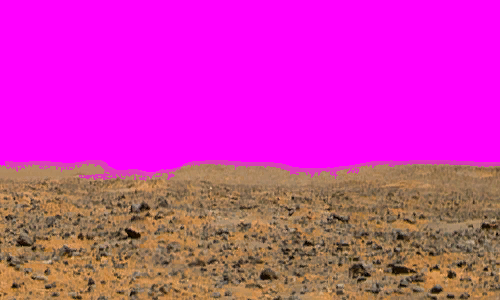
#> input picture tools/mars/mars1_bl.png, 500 x 300 px
$ python build_mars.py --src mars1_bl.png
#> lines starting #> are read from the running program, lines starting #| are printed output that depends on the picture
#!/usr/bin/env python
# ---------------------------------------------------------------------------
# build_mars.py - rebuild Level 2's Mars parallax background from a real NASA
# Mars Pathfinder (1997) panorama.
#
# WHY: GFX/MarsBG/{clouds-background,marshills,mars1..6,clouds-foreground2} were
# the original soft ~600px-tall 2008 art. In-game (?level=Level2) the rocky
# terrain is blurry and the sky a low-res dust haze, while every foreground sprite
# was already AI-upscaled. This re-sources the four alpha-stacked parallax layers
# from the authentic source the originals were based on -- the Mars Pathfinder
# "Twin Peaks" landing-site panorama -- at the SAME framing, supersampled so it
# stays crisp when the 800x600 design frame scales up to the window (RenderScale,
# <=1440 tall).
#
# SOURCE (public domain, NASA/JPL):
#   sources/pathfinder_presidential_pan.jpg   6230x1079
#   https://commons.wikimedia.org/wiki/File:Mars_Pathfinder_Presidential_Panorama.jpg
#   A 360-deg cylindrical color pano of the Ares Vallis landing site: smooth pink
#   sky, low distant hills (incl. Twin Peaks), a rock-strewn plain, and -- in the
#   near field only -- the lander petals/airbags + Sojourner. We use ONLY the
#   horizon band (well above that hardware), exactly how the OG tiles were cut.
#
# LAYER CONSTRUCTION (each output is 600-design tall, drawn at size=1/F so its
# design footprint -- hence scroll-wrap + mirror math in Background.SetMars -- is
# byte-identical to the original; only texel density changes):
#   clouds-background : opaque dusty-tan SKY, synthesized from the source sky's
#                       vertical color gradient + subtle tileable dust mottling.
#   marshills         : the low distant-hill silhouette band, hazy straight alpha.
#   mars1..6          : the distant rocky-plain HORIZON band, sliced into 6 tiles
#                       (5x equal + a wider 6th, matching the OG 1000x5+1220 ratio)
#                       that tile L->R; feathered-transparent top so it dissolves
#                       into the haze. Background.SetMars mirrorX-wraps the strip.
#   clouds-foreground2: a very faint full-frame dust veil (procedural, tileable).
#
# Straight (non-premultiplied) alpha out (the pipeline maps AlphaBlend ->
# NonPremultiplied; CLAUDE.md). Outputs go to wwwroot/Content/gfx/marsbg
# (lowercase under capital Content/ -- the case rule; WebContentManager lowercases
# every request).
#
# Re-run after changing the source or knobs:  python tools/mars/build_mars.py
# Optional crisper source: pass --src <upscaled.png> (e.g. a Real-ESRGAN x2 of the
# pano) -- the band fractions are resolution-independent. Don't hand-edit outputs.
#
# After running, set every re-sourced layer's `size` in Background.SetMars to the
# value this PRINTS (= 1/F), mirroring build_earth.py's doodadscale print.
# ---------------------------------------------------------------------------
import os
import argparse
import numpy as np
from PIL import Image

HERE = os.path.dirname(os.path.abspath(__file__))
DEFAULT_SRC = os.path.join(HERE, "sources", "pathfinder_pia01466.tif")
OUT_DIR = os.path.normpath(os.path.join(
    HERE, "..", "..", "web", "EvilAliensWeb", "wwwroot", "Content", "gfx", "marsbg"))

LANCZOS = getattr(Image, "Resampling", Image).LANCZOS  # Pillow <9.1 vs >=9.1

# --- supersample factor. The OG game cut its mars1..6 strip 1:1 from THIS panorama
#     (the OG strip is 6220px wide; the source is 6222), so the source IS the
#     resolution ceiling -- F=1 (native) is the honest setting and needs NO code
#     change (Background.SetMars keeps size=1). F>1 (with size=1/F in SetMars) only
#     buys real crispness if --src is an AI-upscaled pano; otherwise it just
#     Lanczos-enlarges the source for no gain. Default native. ---------------------
F = 1.0

# --- original design footprints (px @ size=1 in 800x600 design space) ----------
SKY_W, LAYER_H = 1024, 600            # clouds-background / clouds-foreground2
HILLS_W = 1000                        # marshills
GROUND_TILE_W = [1000, 1000, 1000, 1000, 1000, 1220]   # mars1..6 (sum = 6220)

# --- SOURCE band fractions (of source height) ----------------------------------
# The usable vista is the top strip y=0..300 of PIA01466 (1086 tall) -- everything
# below is the lander deck / airbags / Sojourner. Within it: black border y0..6,
# smooth sky y6..135, the Twin-Peaks crest ~y135..195, distant plain y195..300.
# (tunable; fractions are resolution-independent so they survive an upscaled --src.)
SKY_S0, SKY_S1       = 0.010, 0.120   # y~11..130  clean sky -> color ramp
HILLS_SRC0, HILLS_SRC1 = 0.055, 0.225 # y~60..244  sky+peaks, fed to the silhouette cut
GROUND_S0, GROUND_S1 = 0.170, 0.283   # y~185..307 distant rocky plain -> mars1..6
HILLS_SLICE_CX = 0.50                 # center (src-width frac) of the 1000-wide hills slice
# horizontal window of the source actually used (0..1); trims the extreme edges.
SRC_X0, SRC_X1 = 0.0, 1.0

# --- OUTPUT framing (design fractions of the 600-tall layer) -------------------
HORIZON_D   = 0.71                    # where land meets sky
G_TOP_D     = 0.685                   # ground alpha starts feathering in here
G_SOLID_D   = 0.83                    # ...fully opaque by here
H_TOP_D     = 0.585                   # hills band top (alpha 0)
H_PEAK_D    = 0.70                    # hills peak alpha here
H_BOT_D     = 0.83                    # hills faded out by here (ground covers)
HILLS_PEAK_ALPHA = 0.62              # distant hills are hazy, not opaque
HILLS_HAZE  = 0.45                    # blend hills toward sky color (atmosphere)
FG_MAX_ALPHA = 0.20                  # clouds-foreground2 dust veil peak alpha


def smoothstep(e0, e1, x):
    t = np.clip((x - e0) / (e1 - e0), 0.0, 1.0)
    return t * t * (3.0 - 2.0 * t)


def load_src(path):
    rgb = np.asarray(Image.open(path).convert("RGB"), dtype=np.float32) / 255.0
    h, w, _ = rgb.shape
    x0, x1 = int(round(SRC_X0 * w)), int(round(SRC_X1 * w))
    return rgb[:, x0:x1, :]


def band(src, s0, s1):
    """Crop a horizontal band [s0,s1) of source height, full (windowed) width."""
    h = src.shape[0]
    return src[int(round(s0 * h)):int(round(s1 * h)), :, :]


def resize(arr, w, h):
    """arr: HxWx{3|4} float 0..1 -> resized float 0..1 (Lanczos)."""
    c = arr.shape[2]
    mode = "RGB" if c == 3 else "RGBA"
    im = Image.fromarray(np.clip(arr * 255.0 + 0.5, 0, 255).astype(np.uint8), mode)
    im = im.resize((w, h), LANCZOS)
    return np.asarray(im, dtype=np.float32) / 255.0


def seamless_x(arr, frac=0.12):
    """Cross-fade the horizontal wrap seam so the layer tiles cleanly: blend the
    last `frac` columns over the first, with a linear ramp."""
    w = arr.shape[1]
    n = max(1, int(round(w * frac)))
    out = arr.copy()
    ramp = np.linspace(0.0, 1.0, n).reshape(1, n, 1)   # 0 at far edge -> 1 inside
    head = out[:, :n, :]
    tail = out[:, w - n:, :]
    out[:, :n, :] = head * ramp + tail * (1.0 - ramp)
    out[:, w - n:, :] = arr[:, w - n:, :] * ramp[:, ::-1, :] + arr[:, :n, :] * (1.0 - ramp[:, ::-1, :])
    return out


def tileable_noise(h, w, octaves=(3, 6, 12), amp=(1.0, 0.5, 0.25), seed=7):
    """Sum of low-freq sinusoids periodic in x AND y -> seamless mottling in -1..1."""
    rng = np.random.RandomState(seed)
    yy, xx = np.mgrid[0:h, 0:w].astype(np.float32)
    acc = np.zeros((h, w), np.float32)
    for k, a in zip(octaves, amp):
        for _ in range(3):
            fx, fy = rng.randint(1, k + 1), rng.randint(0, k + 1)
            ph = rng.uniform(0, 2 * np.pi)
            acc += a * np.sin(2 * np.pi * (fx * xx / w + fy * yy / h) + ph)
    acc /= np.abs(acc).max() + 1e-6
    return acc


def write(name, rgba):
    im = Image.fromarray(np.clip(rgba * 255.0 + 0.5, 0, 255).astype(np.uint8), "RGBA")
    im.save(os.path.join(OUT_DIR, name + ".png"))
    return im.size


# --- layers -----------------------------------------------------------------
def make_sky(src):
    """Opaque dusty-tan sky. Build a vertical color ramp from the source sky and
    horizon haze, fill the frame, add subtle tileable dust mottling up high."""
    tw, th = int(SKY_W * F), int(LAYER_H * F)
    sky = band(src, SKY_S0, SKY_S1)
    ramp = sky.mean(axis=1)                              # source sky rows -> mean RGB
    # map output rows 0..HORIZON to the sky ramp top..bottom; below horizon hold
    # the horizon color (it's hidden behind hills/ground anyway).
    hz = HORIZON_D
    ys = np.linspace(0.0, 1.0, th)
    idx = np.clip(ys / hz, 0.0, 1.0) * (ramp.shape[0] - 1)
    lo = np.floor(idx).astype(int); fr = (idx - lo).reshape(-1, 1)
    hi = np.clip(lo + 1, 0, ramp.shape[0] - 1)
    col = ramp[lo] * (1 - fr) + ramp[hi] * fr           # th x 3
    rgb = np.repeat(col[:, None, :], tw, axis=1)
    # subtle dust mottling, fading out toward the horizon
    n = tileable_noise(th, tw, seed=11)[:, :, None]
    fade = (1.0 - smoothstep(0.15, hz, ys)).reshape(-1, 1, 1)
    rgb = np.clip(rgb + n * 0.025 * fade, 0, 1)
    a = np.ones((th, tw, 1), np.float32)
    return np.concatenate([rgb, a], axis=2)


def _smooth1d(x, k):
    k = int(k) | 1                                       # force odd
    if k < 3:
        return x
    xp = np.pad(x, k // 2, mode="edge")
    return np.convolve(xp, np.ones(k) / k, mode="valid")


def detect_horizon(gray):
    """gray: Hb x W luminance (0..1) of a band with smooth SKY on top, textured
    LAND below. Return a per-column sky->land boundary row, found by brightness
    DROP or vertical TEXTURE -- so the low brown-on-brown Twin Peaks still cut
    cleanly where a colour threshold would smear them into the sky."""
    hb, w = gray.shape
    sky_ref = gray[:max(3, hb // 6)].mean(axis=0)         # per-column sky brightness
    tex = np.zeros_like(gray)
    tex[1:-1] = np.abs(gray[2:] - gray[:-2])              # vertical gradient
    dark = np.clip(sky_ref[None, :] - gray, 0.0, 1.0)     # darker-than-sky
    score = np.maximum(dark / 0.10, tex / 0.05)           # ~>=1 where land begins
    score[1:-1] = (score[:-2] + score[1:-1] + score[2:]) / 3.0   # de-speckle
    start = max(2, hb // 8)
    horizon = np.full(w, float(hb - 1), np.float32)
    for x in range(w):
        col = score[start:, x]
        i = int(np.argmax(col > 1.0))
        if col[i] > 1.0:
            horizon[x] = start + i
    return _smooth1d(horizon, max(5, w // 150))           # de-jitter, keep peak shapes


def make_hills(src):
    """The distant-hill silhouette -> marshills. Cut sky->land by TEXTURE (not
    colour) so the low Twin Peaks separate cleanly from the brown sky; haze for
    atmospheric distance; tile a single native-scale slice as the OG layer did."""
    tw, th = int(HILLS_W * F), int(LAYER_H * F)
    full = band(src, HILLS_SRC0, HILLS_SRC1)              # Hb x Wsrc x 3 (sky + peaks)
    ws = full.shape[1]
    slice_w = int(round(HILLS_W * (ws / sum(GROUND_TILE_W))))  # ~native (1:1) horizontal scale
    cx = int(round(HILLS_SLICE_CX * ws))
    x0 = int(np.clip(cx - slice_w // 2, 0, ws - slice_w))
    seg = full[:, x0:x0 + slice_w, :]
    hb = seg.shape[0]
    gray = 0.299 * seg[:, :, 0] + 0.587 * seg[:, :, 1] + 0.114 * seg[:, :, 2]
    hz = detect_horizon(gray)
    yy = np.arange(hb)[:, None]
    feather = max(2, int(hb * 0.07))
    a = np.clip((yy - hz[None, :]) / feather, 0.0, 1.0)   # 0 above the silhouette, 1 below
    a *= (1.0 - smoothstep(0.6, 1.0, yy / hb))            # fade out low (the plain takes over)
    a *= HILLS_PEAK_ALPHA
    sky_col = band(src, SKY_S0, SKY_S1).mean(axis=(0, 1))
    rgb = seg * (1 - HILLS_HAZE) + sky_col[None, None, :] * HILLS_HAZE
    seg_rgba = np.concatenate([rgb, a[:, :, None]], axis=2)
    top, bot = int(H_TOP_D * th), int(H_BOT_D * th)
    placed = np.zeros((th, tw, 4), np.float32)
    placed[top:bot] = resize(seg_rgba, tw, bot - top)
    return seamless_x(placed, 0.10)


def make_ground(src):
    """Distant rocky-plain horizon band -> the mars1..6 strip, then slice."""
    strip_design_w = sum(GROUND_TILE_W)                 # 6220
    tw, th = int(strip_design_w * F), int(LAYER_H * F)
    g = band(src, GROUND_S0, GROUND_S1)
    top = int(G_TOP_D * th)
    gh = th - top
    gi = resize(g, tw, gh)                              # rocky plain -> bottom band
    rgb = np.zeros((th, tw, 3), np.float32)
    rgb[top:] = gi
    # alpha: feather in from G_TOP -> G_SOLID, solid below
    ys = np.linspace(0.0, 1.0, th)
    a = smoothstep(G_TOP_D, G_SOLID_D, ys).reshape(-1, 1)
    rgba = np.concatenate([rgb, np.repeat(a[:, None, :], tw, axis=1).reshape(th, tw, 1)], axis=2)
    # slice into 6 tiles (continuous; SetMars mirrorX-wraps the strip end)
    sizes = []
    x = 0
    for i, dw in enumerate(GROUND_TILE_W):
        wpx = int(round((x + dw) * F)) - int(round(x * F))
        x0 = int(round(x * F))
        tile = rgba[:, x0:x0 + wpx, :]
        sizes.append(write(f"mars{i+1}", tile))
        x += dw
    return sizes


def make_fg_dust(src):
    """Faint full-frame tileable dust veil -> clouds-foreground2."""
    tw, th = int(SKY_W * F), int(LAYER_H * F)
    dust_col = band(src, SKY_S0, SKY_S1).mean(axis=(0, 1))
    rgb = np.repeat(np.repeat(dust_col[None, None, :], th, 0), tw, 1)
    n = tileable_noise(th, tw, octaves=(2, 4, 8), amp=(1.0, 0.6, 0.3), seed=23)
    n = (n - n.min()) / (n.max() - n.min() + 1e-6)      # 0..1
    a = (n ** 1.6 * FG_MAX_ALPHA).reshape(th, tw, 1)
    return np.concatenate([rgb, a], axis=2)


def main():
    ap = argparse.ArgumentParser()
    ap.add_argument("--src", default=DEFAULT_SRC, help="source panorama (default: the committed Pathfinder pano; pass an upscaled PNG for crisper output)")
    args = ap.parse_args()
    os.makedirs(OUT_DIR, exist_ok=True)
    src = load_src(args.src)
    print(f"source {os.path.basename(args.src)}  band-fractions are resolution-independent")

    s_sky = write("clouds-background", make_sky(src))
#> in band, `return src[int(round(s0 * h)):int(round(s1 * h)), :, :]`:
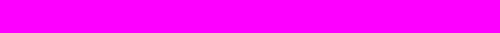
#> returned value: shape (33, 500, 3) float32; mean of channels 0, 1, 2 1, 0, 1; drawn as R, G, B
#> in make_sky, `ramp = sky.mean(axis=1)`: ramp = 33 rows, first 8: [1, 0, 1], [1, 0, 1], [1, 0, 1], [1, 0, 1], [1, 0, 1], [1, 0, 1], [1, 0, 1], [1, 0, 1]
#> in make_sky, `col = ramp[lo] * (1 - fr) + ramp[hi] * fr`: col = 600 rows, first 8: [1, 0, 1], [1, 0, 1], [1, 0, 1], [1, 0, 1], [1, 0, 1], [1, 0, 1], [1, 0, 1], [1, 0, 1]
#> in make_sky, `rgb = np.repeat(col[:, None, :], tw, axis=1)`:
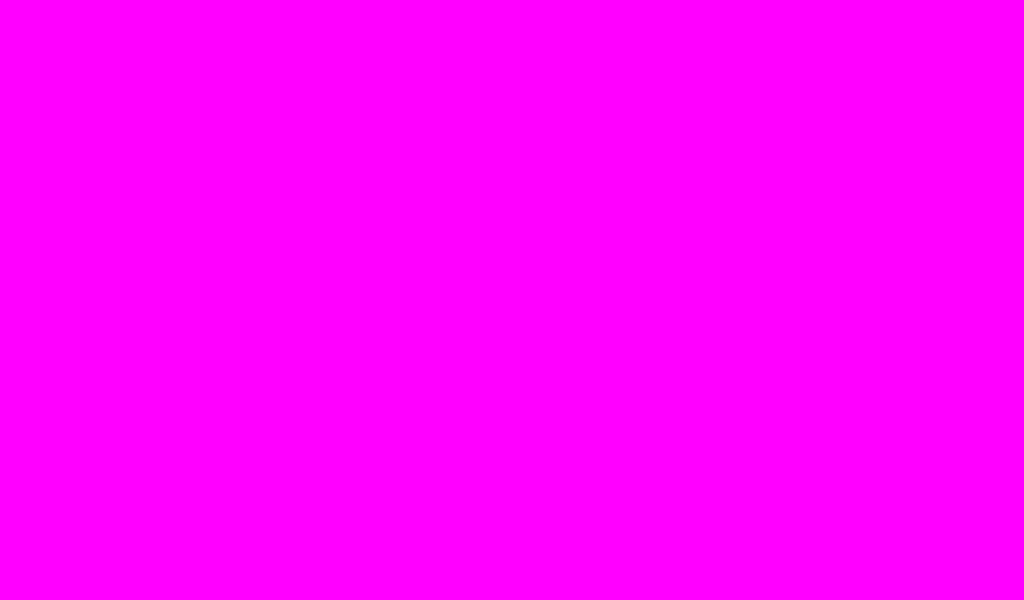
#> rgb: shape (600, 1024, 3) float64; mean of channels 0, 1, 2 1, 0, 1; drawn as R, G, B
#> s_sky = (1024, 600)
    s_hills = write("marshills", make_hills(src))
#> in make_hills, `seg = full[:, x0:x0 + slice_w, :]`:
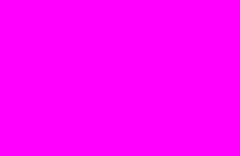
#> seg: shape (52, 80, 3) float32 (shown 3 times larger); mean of channels 0, 1, 2 1, 0, 1; drawn as R, G, B
#> in make_hills, `gray = 0.299 * seg[:, :, 0] + 0.587 * seg[:, :, 1] + 0.114 * seg[:, :,..`: gray: shape (52, 80) float32; every value is 0.413
#> in detect_horizon, `sky_ref = gray[:max(3, hb // 6)].mean(axis=0)`: sky_ref = 80 values from 0.413 to 0.413
#> in detect_horizon, `tex[1:-1] = np.abs(gray[2:] - gray[:-2])`: tex: shape (52, 80) float32; every value is 0
#> in detect_horizon, `dark = np.clip(sky_ref[None, :] - gray, 0.0, 1.0)`: dark: shape (52, 80) float32; every value is 5.96e-08
#> in detect_horizon, `score = np.maximum(dark / 0.10, tex / 0.05)`: score: shape (52, 80) float32; every value is 5.96e-07
#> in _smooth1d, `xp = np.pad(x, k // 2, mode="edge")`: xp = 84 values from 51 to 51
#> in make_hills, `hz = detect_horizon(gray)`: hz = 80 values from 51 to 51
#> in make_hills, `a = np.clip((yy - hz[None, :]) / feather, 0.0, 1.0)`: a: shape (52, 80) float64; every value is 0
#> in make_hills, `sky_col = band(src, SKY_S0, SKY_S1).mean(axis=(0, 1))`: sky_col = [1, 0, 1]
#> in resize, `im = im.resize((w, h), LANCZOS)`: im: PIL image 1000x147 RGBA; every value is 0
#> in resize, `return np.asarray(im, dtype=np.float32) / 255.0`: returned value: shape (147, 1000, 4) float32; every value is 0
#> in make_hills, `placed[top:bot] = resize(seg_rgba, tw, bot - top)`: placed: shape (600, 1000, 4) float32; every value is 0
#> in seamless_x, `head = out[:, :n, :]`: head: shape (600, 100, 4) float32; every value is 0
#> in write (call 2), `im = Image.fromarray(np.clip(rgba * 255.0 + 0.5, 0, 255).astype(np.uin..`: im: PIL image 1000x600 RGBA; every value is 0
#> s_hills = (1000, 600)
    s_ground = make_ground(src)
#> in make_ground, `rgb[top:] = gi`:
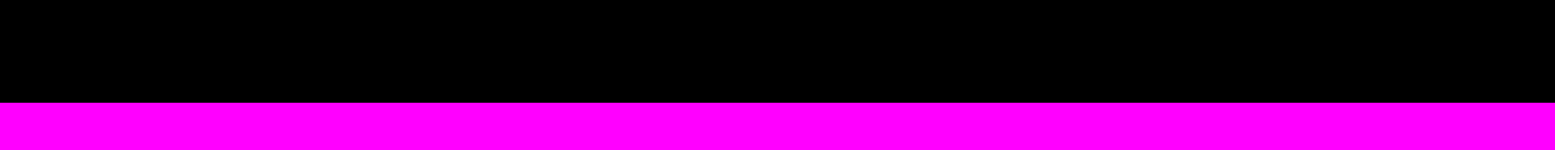
#> rgb: shape (600, 6220, 3) float32 (shown at 1/4 size); mean of channels 0, 1, 2 0.315, 0, 0.315; drawn as R, G, B
#> in make_ground, `rgba = np.concatenate([rgb, np.repeat(a[:, None, :], tw, axis=1).resha..`:
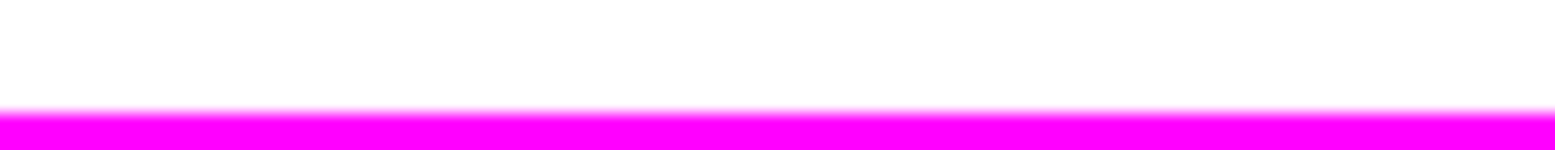
#> rgba: shape (600, 6220, 4) float64 (shown at 1/4 size); mean of channels 0, 1, 2, 3 0.315, 0, 0.315, 0.243; transparent parts drawn white
#> the loop in make_ground, `for i, dw in enumerate(GROUND_TILE_W):` made 6 passes
#> pass 1, in make_ground, `tile = rgba[:, x0:x0 + wpx, :]`:
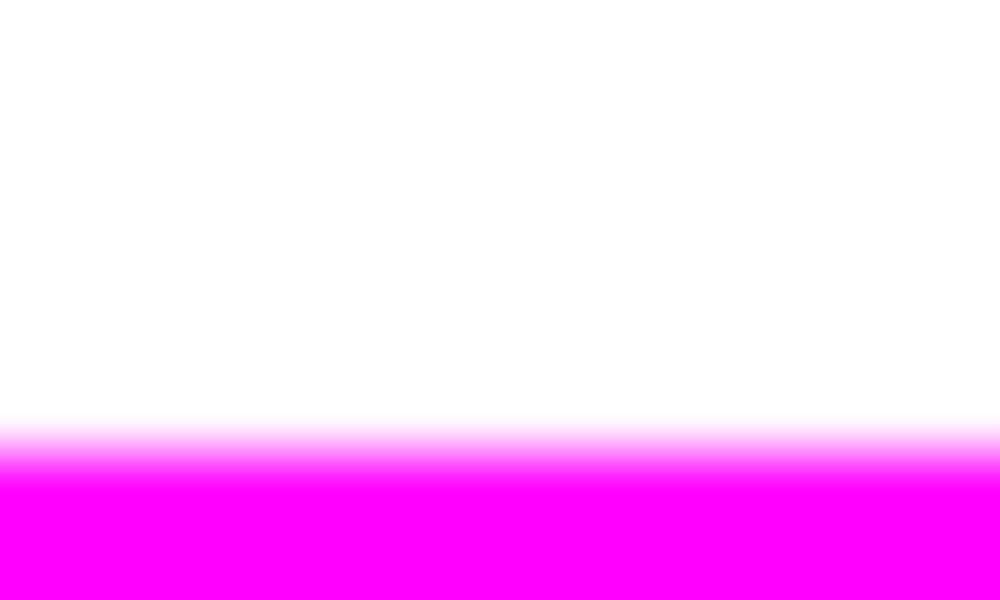
#> tile: shape (600, 1000, 4) float64; mean of channels 0, 1, 2, 3 0.315, 0, 0.315, 0.243; transparent parts drawn white
#> after the loop in make_ground, `for i, dw in enumerate(GROUND_TILE_W):`: sizes = [(1000, 600), (1000, 600), (1000, 600), (1000, 600), (1000, 600), (1220, 600)]; x = 6220
#> s_ground has the same summary as sizes in make_ground
    s_fg = write("clouds-foreground2", make_fg_dust(src))
#> in make_fg_dust, `dust_col = band(src, SKY_S0, SKY_S1).mean(axis=(0, 1))`: dust_col = [1, 0, 1]
#> in make_fg_dust, `return np.concatenate([rgb, a], axis=2)`:
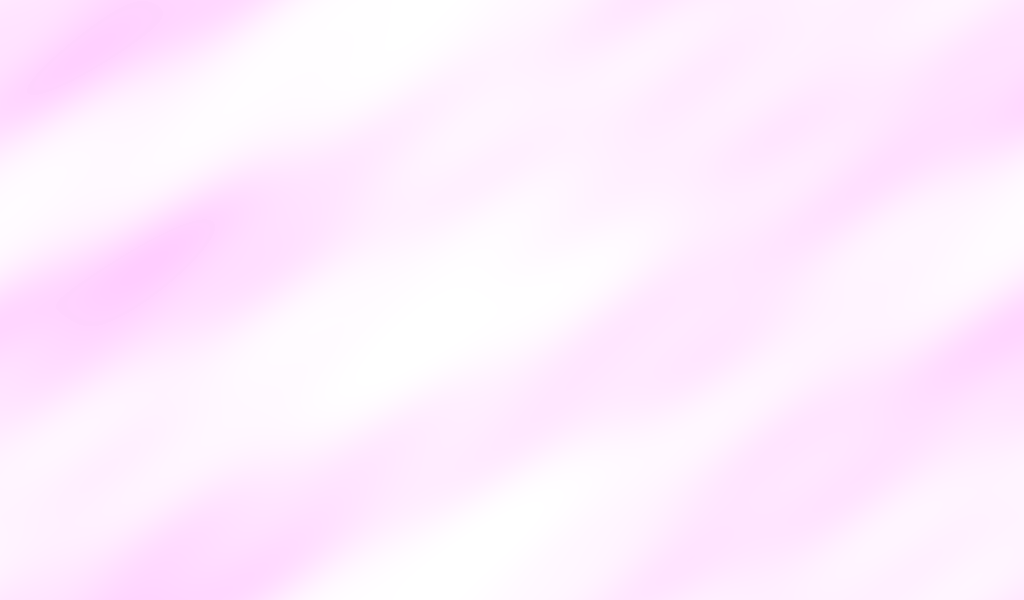
#> returned value: shape (600, 1024, 4) float32; mean of channels 0, 1, 2, 3 1, 0, 1, 0.0692; transparent parts drawn white
#> s_fg = (1024, 600)

    print(f"  clouds-background {s_sky}")
#|   clouds-background (1024, 600)
    print(f"  marshills         {s_hills}")
#|   marshills         (1000, 600)
    for i, s in enumerate(s_ground):
        print(f"  mars{i+1}            {s}")
#> this loop made 6 passes
#|   mars1            (1000, 600)
#|   mars2            (1000, 600)
#|   mars3            (1000, 600)
#|   mars4            (1000, 600)
#|   mars5            (1000, 600)
#|   mars6            (1220, 600)
    print(f"  clouds-foreground2 {s_fg}")
#|   clouds-foreground2 (1024, 600)
    print(f"\n==> set every re-sourced layer's `size` in Background.SetMars to {1.0/F:.4f}  (= 1/F, F={F})")


if __name__ == "__main__":
    main()
